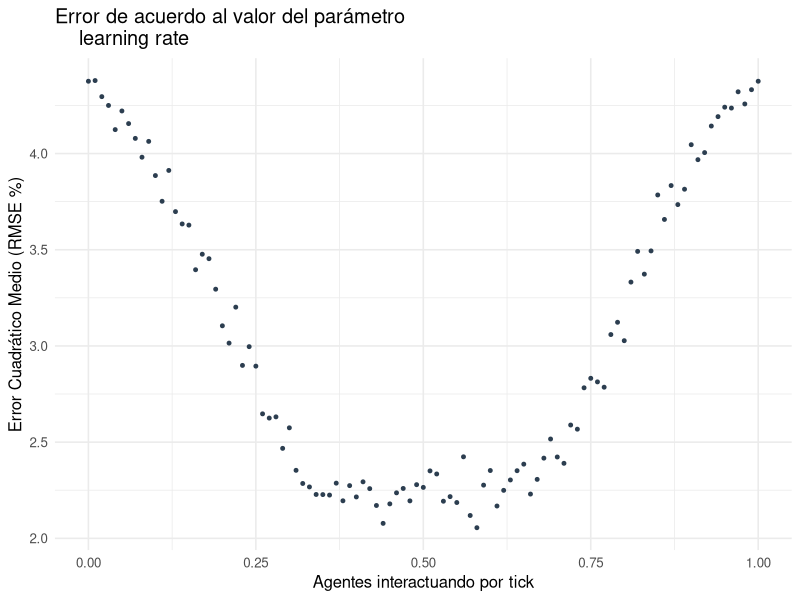
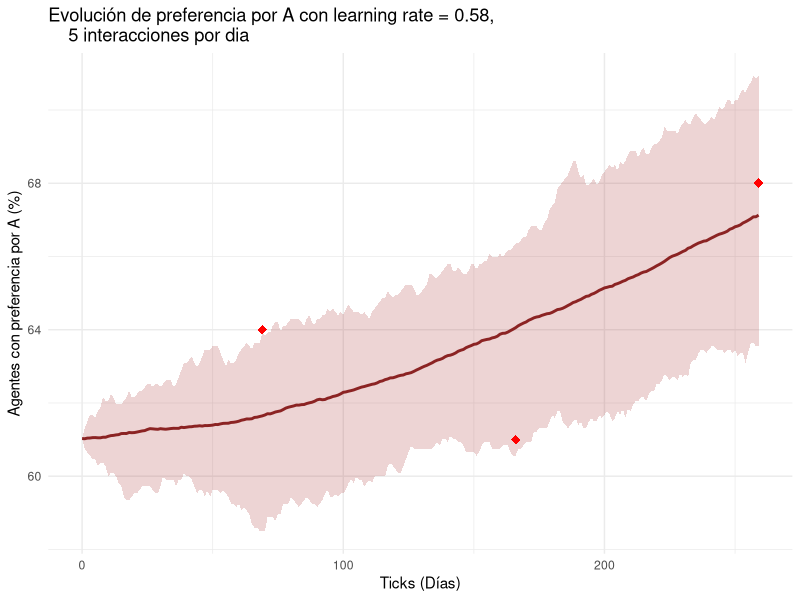

Write R code to recreate these figures, in order.
#### Lectura de los datos y limpieza ####

# Se establece el espacio de trabajo y las librerías a utilizar
setwd("C:/Users/ulise/Documents/GitHub/Modelo-base-dinamica-de-opinion/experimentos/influencia positiva/experimento4")
library(tidyverse)

# Se lee la tabla obtenida del experimento y se cambian los nombres de las variables
experimento4_table <- read.csv('experimento-4-positiva-table.csv', skip = 6)
experimento4_table <- experimento4_table %>%
  rename(
    tick = X.step., 
    run_number = X.run.number.,
    pref_A = pref.A,
    pref_B = pref.B,
    agents_per_tick = agents.updated.per.tick,
    learning_rate = learning.rate
  )

# Se eligen unicamente las variables necesarias para el analisis
experimento4_table <- experimento4_table[c('run_number', 'tick', 'agents_per_tick', 'learning_rate' ,'pref_A', 'pref_B')]

# Se obtiene el promedio de todas las repeticiones realizadas por cada combinacion de valores de los parametros
experimento4_avg <- experimento4_table %>%
  group_by(learning_rate, tick) %>%
  summarise(
    mean_pref_A = mean(pref_A),
    mean_pref_B = mean(pref_B),
    .groups = 'drop'
  ) %>%
  
  # Se agregan dos columnas par indicar el porcentaje de preferencia
  mutate(
    pct_A = (mean_pref_A / 1070) * 100,
    pct_B = (mean_pref_B / 1070) * 100
  )

#### Calculo del error de las simulaciones ####

# Se crea un dataframe con base en los datos de las encuestas reales para calcular el error
encuestas_reales <- data.frame(
  tick = c(69, 166, 259),
  pct_A_real = c(64, 61, 68),
  pct_B_real = c(36, 39, 32)
)

# Se calcula el error en base a las encuestas y el resultado final de la eleccion
error_experimento4 <- experimento4_avg %>%
  # Se unen los valores de las encuestas reales a los experimentales
  inner_join(encuestas_reales, by = 'tick') %>%
  # Se calcula el error en cada una de las filas
  mutate(
    err_sq_A = (pct_A - pct_A_real)^2,
    err_sq_B = (pct_B - pct_B_real)^2,
    err_total_punto = (err_sq_A + err_sq_B) / 2
  ) %>%
  # Se agrupa el error en base a los parametros learning_rate y agents_per_tick
  group_by(learning_rate) %>%
  summarise(
    MSE = mean(err_sq_A),
    RMSE = sqrt(MSE),
    .groups = "drop"
  ) %>%
  # Se ordena de menor a mayor error
  arrange(MSE)

# Se muestran los mejores resultados
head(error_experimento4)

ggplot(error_experimento4, aes(x=learning_rate, y = RMSE)) +
  geom_point(color = "#2C3E50", size = 1) +
  labs(
    title = "Error de acuerdo al valor del parámetro
    learning rate",
    x = "Agentes interactuando por tick",
    y = "Error Cuadrático Medio (RMSE %)"
  ) +
  theme_minimal(base_size = 12) 

#### Mejor modelo ####
# Se realizan 100 simulaciones del mejor modelo para graficar su evolución además de su variabilidad
# Este modelo se obtiene con 5 agentes, learning rate de 0,58
experimento4_mejor <- read.csv("experimento4-positiva-mejor-table.csv", skip=6)
experimento4_mejor <- experimento4_mejor %>%
  rename(
    tick = X.step., 
    run_number = X.run.number.,
    pref_A = pref.A,
    pref_B = pref.B,
    agents_per_tick = agents.updated.per.tick,
    learning_rate = learning.rate
  )
experimento4_mejor <- experimento4_mejor[c('run_number', 'tick', 'learning_rate', 'pref_A', 'pref_B')]
experimento4_mejor_avg <- experimento4_mejor %>%
  group_by(tick) %>%
  
  summarise(
    mean_pref_A = mean(pref_A),
    mean_pref_B = mean(pref_B),
    min_pref_A = min(pref_A),
    max_pref_A = max(pref_A),
    min_pref_B = min(pref_B),
    max_pref_B = max(pref_B),
    .groups = 'drop' 
  ) %>%
  
  mutate(
    pct_A = (mean_pref_A / 1070) * 100,
    pct_B = (mean_pref_B / 1070) * 100, 
    pct_min_A = (min_pref_A / 1070) * 100,
    pct_max_A = (max_pref_A / 1070) * 100,
    
    pct_B = (mean_pref_B / 1070) * 100,
    pct_min_B = (min_pref_B / 1070) * 100,
    pct_max_B = (max_pref_B / 1070) * 100
  )



ggplot(experimento4_mejor_avg, aes(x = tick)) +
  geom_ribbon(aes(ymin = pct_min_A, ymax = pct_max_A), 
              fill = "brown", alpha = 0.2) +
  
  geom_line(aes(y = pct_A), color = "brown4", size = 1) +
  
  geom_point(data = encuestas_reales, 
             aes(x = tick, y = pct_A_real, shape = "Datos reales"), 
             color = "red", size = 3, shape = 18) +
  
  theme_minimal() +
  labs(
    title = "Evolución de preferencia por A con learning rate = 0.58,
    5 interacciones por dia",
    x = "Ticks (Días)",
    y = "Agentes con preferencia por A (%)"
  )
